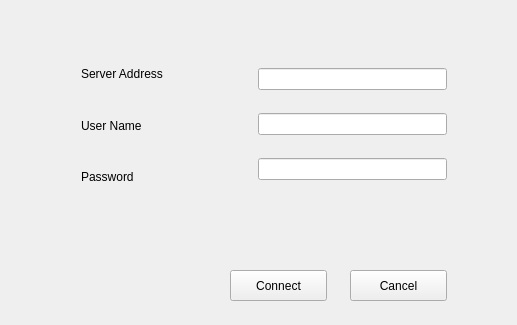
<?xml version="1.0" encoding="UTF-8"?>
<ui version="4.0">
 <class>MainWidget</class>
 <widget class="QWidget" name="MainWidget">
  <property name="geometry">
   <rect>
    <x>0</x>
    <y>0</y>
    <width>517</width>
    <height>325</height>
   </rect>
  </property>
  <property name="windowTitle">
   <string>CloudSync Configuration</string>
  </property>
  <widget class="QPushButton" name="connectbtn">
   <property name="geometry">
    <rect>
     <x>230</x>
     <y>270</y>
     <width>97</width>
     <height>31</height>
    </rect>
   </property>
   <property name="text">
    <string>Connect</string>
   </property>
  </widget>
  <widget class="QPushButton" name="cancelbtn">
   <property name="geometry">
    <rect>
     <x>350</x>
     <y>270</y>
     <width>97</width>
     <height>31</height>
    </rect>
   </property>
   <property name="text">
    <string>Cancel</string>
   </property>
  </widget>
  <widget class="QWidget" name="layoutWidget">
   <property name="geometry">
    <rect>
     <x>247</x>
     <y>40</y>
     <width>211</width>
     <height>171</height>
    </rect>
   </property>
   <layout class="QVBoxLayout" name="verticalLayout">
    <item>
     <widget class="QLineEdit" name="servertxt"/>
    </item>
    <item>
     <widget class="QLineEdit" name="usernametxt"/>
    </item>
    <item>
     <widget class="QLineEdit" name="passwordtxt">
      <property name="echoMode">
       <enum>QLineEdit::Password</enum>
      </property>
     </widget>
    </item>
   </layout>
  </widget>
  <widget class="QWidget" name="layoutWidget">
   <property name="geometry">
    <rect>
     <x>70</x>
     <y>40</y>
     <width>106</width>
     <height>171</height>
    </rect>
   </property>
   <layout class="QVBoxLayout" name="verticalLayout_2">
    <item>
     <widget class="QLabel" name="serverAddress">
      <property name="text">
       <string>Server Address</string>
      </property>
     </widget>
    </item>
    <item>
     <widget class="QLabel" name="userName">
      <property name="text">
       <string>User Name</string>
      </property>
     </widget>
    </item>
    <item>
     <widget class="QLabel" name="password">
      <property name="text">
       <string>Password</string>
      </property>
     </widget>
    </item>
   </layout>
  </widget>
 </widget>
 <layoutdefault spacing="6" margin="11"/>
 <resources/>
 <connections/>
</ui>
